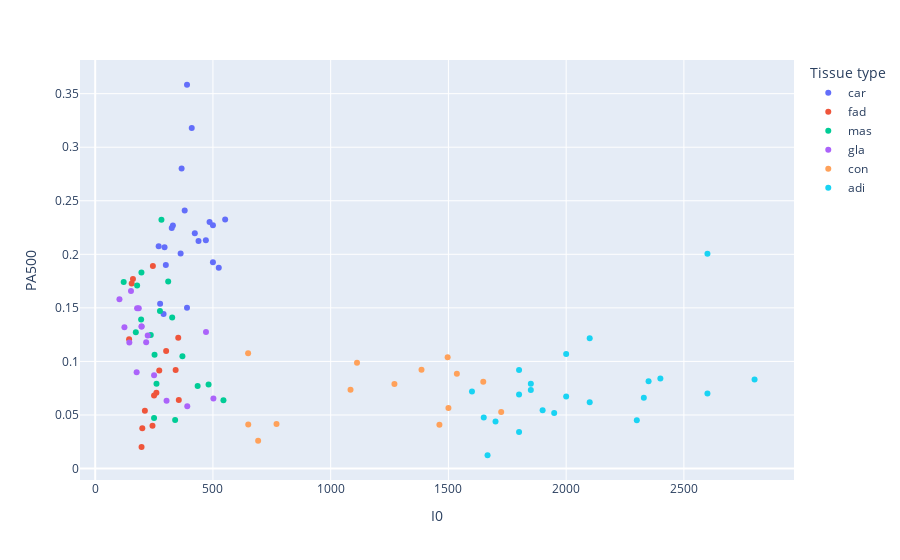

Notebook cell for this chart:
### Markdown cell above
#### Features
- **I0:** Impedence at zero frequency (ohms)
- **PA500:** Phase angle at 500 KHz
- **HFS:** High-frequency slope
- **DA:** Distance between the spectrum points
- **AREA:** Area under the spectrum
- **A/DA:** Area normalized by DA
- **MAX IP:** Maximum point of the spectrum
- **DR:** Distance between I0 and the maximum frequency point
- **P:** Length of the spectral curve
- **Class:** Tissue class label (e.e., car, fad, mas, gla, con, adi)

In this notebook we will only focus on `I0` and `PA500`

### Code cell
import plotly.express as px

fig = px.scatter(
    df,
    x="I0",
    y="PA500",
    color="Class",
)


fig.update_layout(
    title_font_size=24,
    legend_title_text="Tissue type"
)

fig.show()

### Figure 1 — Plotly figure (JSON) as saved in the notebook; plotly's stock layout.template omitted (floating-point values rounded to 4 significant figures)
{"data": [{"hovertemplate": "Class=car<br>I0=%{x}<br>PA500=%{y}<extra></extra>", "legendgroup": "car", "marker": {"color": "#636efa", "symbol": "circle"}, "mode": "markers", "name": "car", "orientation": "v", "showlegend": true, "type": "scatter", "x": [524.8, 330.0, 551.9, 380.0, 362.8, 389.9, 290.5, 275.7, 470.0, 423.0, 410.0, 500.0, 438.8, 366.9, 485.7, 390.0, 269.5, 300.0, 325.0, 294.5, 500.0], "xaxis": "x", "y": [0.1874, 0.2269, 0.2325, 0.2409, 0.2007, 0.1501, 0.1442, 0.1539, 0.2131, 0.2196, 0.3178, 0.2272, 0.2124, 0.2801, 0.2302, 0.3583, 0.2075, 0.1901, 0.2246, 0.2066, 0.1927], "yaxis": "y"}, {"hovertemplate": "Class=fad<br>I0=%{x}<br>PA500=%{y}<extra></extra>", "legendgroup": "fad", "marker": {"color": "#EF553B", "symbol": "circle"}, "mode": "markers", "name": "fad", "orientation": "v", "showlegend": true, "type": "scatter", "x": [211.0, 196.9, 245.0, 352.7, 243.3, 259.9, 250.0, 200.0, 355.0, 272.0, 341.6, 160.3, 301.3, 155.0, 144.0], "xaxis": "x", "y": [0.05393, 0.02007, 0.189, 0.122, 0.03997, 0.07069, 0.06807, 0.0377, 0.06405, 0.09146, 0.09198, 0.177, 0.1098, 0.1728, 0.1206], "yaxis": "y"}, {"hovertemplate": "Class=mas<br>I0=%{x}<br>PA500=%{y}<extra></extra>", "legendgroup": "mas", "marker": {"color": "#00cc96", "symbol": "circle"}, "mode": "markers", "name": "mas", "orientation": "v", "showlegend": true, "type": "scatter", "x": [178.0, 195.0, 435.1, 250.0, 339.5, 236.0, 481.5, 252.0, 172.5, 121.0, 196.4, 370.4, 260.3, 544.7, 310.0, 275.0, 281.3, 327.0], "xaxis": "x", "y": [0.1709, 0.1391, 0.07697, 0.04712, 0.04538, 0.1246, 0.07854, 0.1061, 0.1272, 0.1742, 0.1829, 0.1047, 0.07906, 0.0637, 0.1747, 0.1471, 0.2323, 0.141], "yaxis": "y"}, {"hovertemplate": "Class=gla<br>I0=%{x}<br>PA500=%{y}<extra></extra>", "legendgroup": "gla", "marker": {"color": "#ab63fa", "symbol": "circle"}, "mode": "markers", "name": "gla", "orientation": "v", "showlegend": true, "type": "scatter", "x": [470.5, 223.0, 152.0, 303.0, 250.0, 197.0, 197.0, 216.4, 178.0, 185.0, 391.0, 502.0, 176.0, 145.0, 124.1, 103.0], "xaxis": "x", "y": [0.1274, 0.1241, 0.1658, 0.06336, 0.08709, 0.1326, 0.1326, 0.1178, 0.1496, 0.1497, 0.05812, 0.06528, 0.08988, 0.1176, 0.1319, 0.1581], "yaxis": "y"}, {"hovertemplate": "Class=con<br>I0=%{x}<br>PA500=%{y}<extra></extra>", "legendgroup": "con", "marker": {"color": "#FFA15A", "symbol": "circle"}, "mode": "markers", "name": "con", "orientation": "v", "showlegend": true, "type": "scatter", "x": [1724.0, 1386.0, 1084.0, 649.4, 1500.0, 770.0, 650.0, 692.0, 1462.0, 1497.0, 1112.0, 1271.0, 1648.0, 1536.0], "xaxis": "x", "y": [0.05271, 0.09233, 0.07348, 0.1075, 0.05655, 0.04163, 0.04102, 0.02601, 0.04084, 0.1038, 0.09879, 0.07889, 0.08098, 0.08849], "yaxis": "y"}, {"hovertemplate": "Class=adi<br>I0=%{x}<br>PA500=%{y}<extra></extra>", "legendgroup": "adi", "marker": {"color": "#19d3f3", "symbol": "circle"}, "mode": "markers", "name": "adi", "orientation": "v", "showlegend": true, "type": "scatter", "x": [2100.0, 1800.0, 2100.0, 1666.0, 1700.0, 1949.0, 1850.0, 2350.0, 1800.0, 1900.0, 1800.0, 1850.0, 1650.0, 2800.0, 2330.0, 2400.0, 2000.0, 2000.0, 2600.0, 1600.0, 2300.0, 2600.0], "xaxis": "x", "y": [0.06196, 0.03421, 0.1216, 0.01239, 0.04398, 0.0518, 0.07915, 0.08151, 0.09198, 0.05445, 0.06912, 0.0733, 0.04765, 0.08308, 0.06615, 0.08412, 0.0672, 0.107, 0.2005, 0.07191, 0.04503, 0.06999], "yaxis": "y"}], "layout": {"legend": {"title": {"text": "Tissue type"}, "tracegroupgap": 0}, "margin": {"t": 60}, "title": {"font": {"size": 24}}, "xaxis": {"anchor": "y", "domain": [0, 1], "title": {"text": "I0"}}, "yaxis": {"anchor": "x", "domain": [0, 1], "title": {"text": "PA500"}}}}
